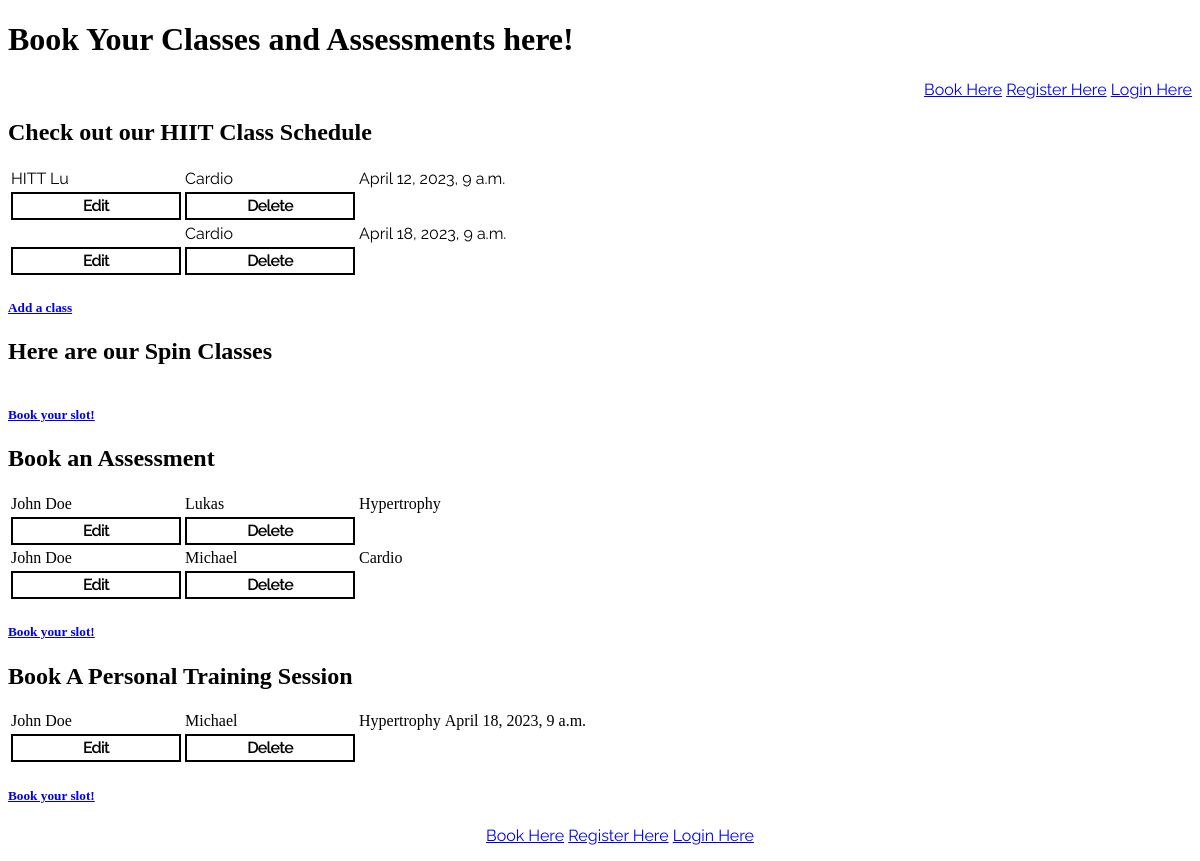
Before: /booking with the older database file.
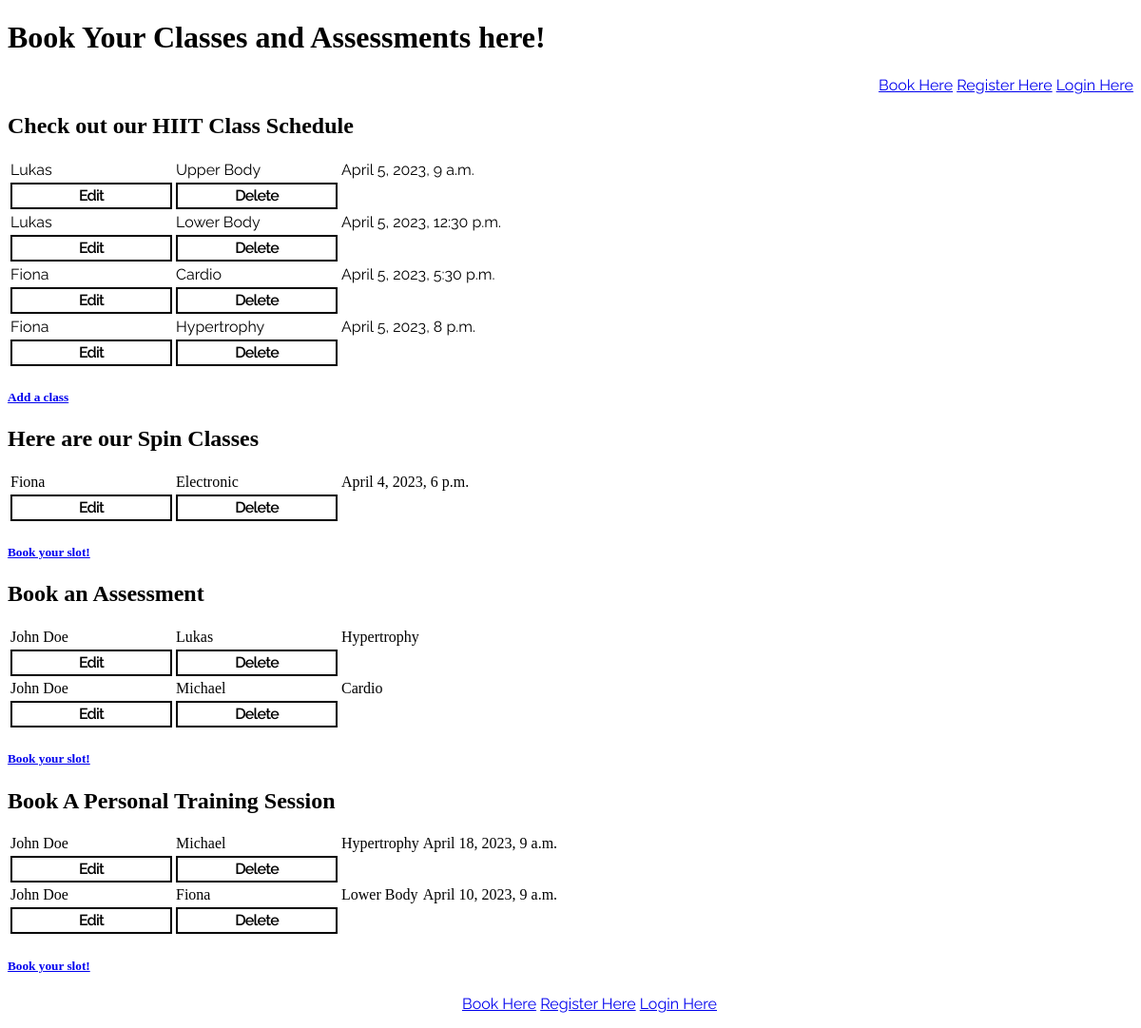
After: the same page with the newer database file.
### home/models.py (models this page shows, shortened)
class hiitbook(models.Model):
    name = models.CharField(max_length=10, null=False, blank=False)
    focus = models.CharField(max_length=50, null=False, blank=False)
    time = models.DateTimeField(max_length=10)

class hittclasses(models.Model):
    name = models.CharField(max_length=10, null=False, blank=False)
    trainer = models.CharField(max_length=10, null=False, blank=False)
    focus = models.CharField(max_length=50, null=False, blank=False)

class PtClasses(models.Model):
    name = models.CharField(max_length=10, null=False, blank=False)
    trainer = models.CharField(max_length=10, null=False, blank=False)
    focus = models.CharField(max_length=50, null=False, blank=False)
    time = models.DateTimeField(null=False, blank=False)

class SpinClasses(models.Model):
    name = models.CharField(max_length=10, null=False, blank=False)
    genre = models.CharField(max_length=10, null=False, blank=False)
    time = models.DateTimeField(max_length=10)

### home/views.py (the view)
# urls.py: path('booking', views.booking, name='booking'),
def booking(request):
    SpinClass = SpinClasses.objects.all()
    hittclass = hittclasses.objects.all()
    hiitbooks = hiitbook.objects.all()
    ptClass = PtClasses.objects.all()
    context = {
        'SpinClass': SpinClass,
        'ptClass': ptClass,
        'hittclass': hittclass,
        'hiitclasses':  hiitbooks,
    }
    return render(request, "home/booking_page.html", context)

### home/templates/home/booking_page.html (shortened to what this page needs)
<!DOCTYPE html>
<html lang="en">
<head>
    {% load static %}
    <link rel="stylesheet" href="{% static '/css/style.css' %}">
</head>
<body>
    <header>
        <h1>
            Book Your Classes and Assessments here!
        </h1>
        <nav>
            <ul class="navbar-nav mr-auto list-inline navfont">
                {% if user.is_authenticated %}
                <li class="nav-item">
                  <a class="nav-link" href="booking">Welcome, {{user.username}}</a>
                </li>
                <li class="nav-item">
                    <a href="{% url 'booking' %}">Book Here</a>
                </li>
                <li class="nav-item">
                    <a class="nav-link" href="logout">Logout</a>
                </li>
                {% else %}
                <li class="nav-item">
                    <a href="{% url 'booking' %}">Book Here</a>
                </li>
                <li class="nav-item">
                    <a href="register">Register Here</a>
                </li>
                <li class="nav-item">
                    <a href="login">Login Here</a>
                </li>
                {% endif %}
        </nav>
    </header>
    <section>
    <h2>
        Check out our HIIT Class Schedule
    </h2>
    <table class="mainparagraph">
            {% for item in hiitclasses %}
                <tr>
                    <td>{{ item.name }}</td>
                    <td>{{ item.focus }}</td>
                    <td>{{ item.time }}</td>
                </tr>
                <td>
                    <a href="/editinghiit/{{ item.id }}">
                        <button class="btneddel">
                            Edit
                        </button>
                    </a>
                </td>
                <td>
                    <a href="/deletinghiit/{{ item.id }}">
                        <button class="btneddel">
                            Delete
                        </button>
                    </a>
                </td>
            {% endfor %}
    </table>
    <h5>
    <a href="{% url 'hiitclasses' %}">Add a class</a>
    </h5>
    <section>
    <h2>
        Here are our Spin Classes
    </h2>
    <table>
        {% for item in SpinClass %}
            <tr>
                <td>{{ item.name }}</td>
                <td>{{ item.genre }}</td>
                <td>{{ item.time }}</td>
            </tr>
            <td>
                <a href="/editingspin/{{ item.id }}">
                    <button class="btneddel">
                        Edit
                    </button>
                </a>
            </td>
            <td>
                <a href="/deletingspin/{{ item.id }}">
                    <button class="btneddel">
                        Delete
                    </button>
                </a>
            </td>
        {% endfor %}
    </table>
    <h5>
        <a href="{% url 'spinclasses' %}">Book your slot!</a>
    </h5>
    </section>
    <section>
    <h2>
        Book an Assessment
    </h2>
    <table>
        {% for item in hittclass %}
            <tr>
                <td>{{ item.name }}</td>
                <td>{{ item.trainer }}</td>
                <td>{{ item.focus }}</td>
            </tr>
            <td>
                <a href="/editing/{{ item.id }}">
                    <button class="btneddel">
                        Edit
                    </button>
                </a>
            </td>
            <td>
                <a href="/deleting/{{ item.id }}">
                    <button class="btneddel">
                        Delete
                    </button>
                </a>
            </td>
        {% endfor %}
    </table>
    <h5>
        <a href="{% url 'bookingin' %}">Book your slot!</a>
    </h5>
    </section>
    <section>
        <h2>
            Book A Personal Training Session
        </h2>
        <table>
            {% for item in ptClass %}
                <tr>
                    <td>{{ item.name }}</td>
                    <td>{{ item.trainer }}</td>
                    <td>{{ item.focus }}</td>
                    <td>{{ item.time }}</td>
                </tr>
                <td>
                    <a href="/editingpt/{{ item.id }}">
                        <button class="btneddel">
                            Edit
                        </button>
                    </a>
                </td>
                <td>
                    <a href="/deletingpt/{{ item.id }}">
                        <button class="btneddel">
                            Delete
                        </button>
                    </a>
                </td>
            {% endfor %}
        </table>
        <h5>
            <a href="{% url 'bookinginSes' %}">Book your slot!</a>
        </h5>
        </section>
<footer>
    <nav>
        <ul class="navbar-nav mr-auto list-inline">
            {% if user.is_authenticated %}
            <li class="nav-item">
              <a class="nav-link" href="booking">Welcome, {{user.username}}</a>
            </li>
            <li class="nav-item">
                <a href="{% url 'booking' %}">Book Here</a>
            </li>
            <li class="nav-item">
                <a class="nav-link" href="logout">Logout</a>
            </li>
            {% else %}
            <li class="nav-item">
                <a href="{% url 'booking' %}">Book Here</a>
            </li>
            <li class="nav-item">
                <a href="register">Register Here</a>
            </li>
            <li class="nav-item">
                <a href="login">Login Here</a>
            </li>
            {% endif %}
    </nav>
</footer>

### home/static/css/style.css (style rules this page uses)
.mainparagraph { font-family: 'Raleway', sans-serif; }
.navfont { font-family: 'Raleway', sans-serif; text-transform: none; text-decoration: none; text-align: right; }
#list-inline, li { font-family: 'Raleway', sans-serif; text-align: right; display: inline; text-decoration: none; }
footer, ul { font-family: 'Raleway', sans-serif; text-align: center; text-transform: none; text-decoration: none; }
.btneddel { align-items: center; background-color: #fff; border: 2px solid #000; box-sizing: border-box; color: #000; cursor: pointer; display: inline-flex; fill: #000; font-family: 'Raleway', sans-serif; font-size: 16px; font-weight: 600; justify-content: center; letter-spacing: -.8px; line-height: 24px; outline: 0; padding: 0 17px; text-align: center; text-decoration: none; transition: all .3s; user-select: none; -webkit-user-select: none; touch-action: manipulation; }
@media (min-width: 768px) { .btneddel { min-width: 170px; } }

Changed rows visible on the page:
removed hiitbook: name "HITT Lu", focus "Cardio", time "April 12, 2023, 9 a.m."
removed hiitbook: focus "Cardio", time "April 18, 2023, 9 a.m."
added hiitbook: name "Lukas", focus "Upper Body", time "April 5, 2023, 9 a.m."
added hiitbook: name "Lukas", focus "Lower Body", time "April 5, 2023, 12:30 p.m."
added hiitbook: name "Fiona", focus "Cardio", time "April 5, 2023, 5:30 p.m."
added hiitbook: name "Fiona", focus "Hypertrophy", time "April 5, 2023, 8 p.m."
added SpinClasses: name "Fiona", genre "Electronic", time "April 4, 2023, 6 p.m."
added PtClasses: name "John Doe", trainer "Fiona", focus "Lower Body", time "April 10, 2023, 9 a.m."
